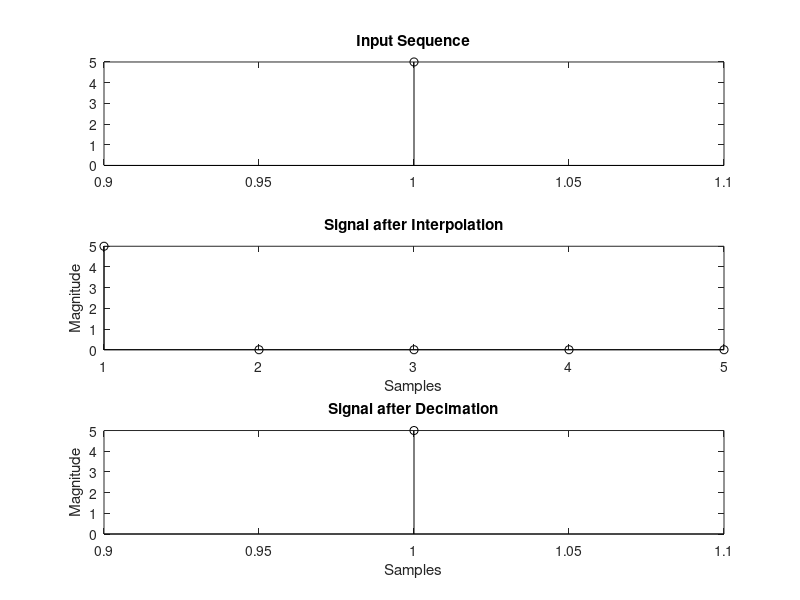

Reproduce this figure in MATLAB.
clc; clear all; close all;

%Decimation & Interpolation for the sequence
disp('Decimation & Interpolation for the sequence');
x = input('Enter the signal sequence: ');
q = length(x);
I = input('Enter the value of I: ');
D = input('Enter the value of D: ');

figure;
subplot(3,1,1); stem(x, 'k'); title('Input Sequence');

% Interpolation
x_int = zeros(1, q * I);
k = 0;
for i = 1:q
    x_int(i + k) = x(i);
    k = k + I - 1;
end
subplot(3,1,2); stem(x_int, 'k');
title('Signal after Interpolation'); xlabel('Samples'); ylabel('Magnitude');

% Decimation
k = 1;
x_dec = zeros(1, ceil(q / D));
for i = 1:D:q
    x_dec(k) = x(i);
    k = k + 1;
end
subplot(3,1,3); stem(x_dec, 'k');
title('Signal after Decimation'); xlabel('Samples'); ylabel('Magnitude');

% Save PNG
saveas(gcf, 'decimation_interpolation_sequence.png');

